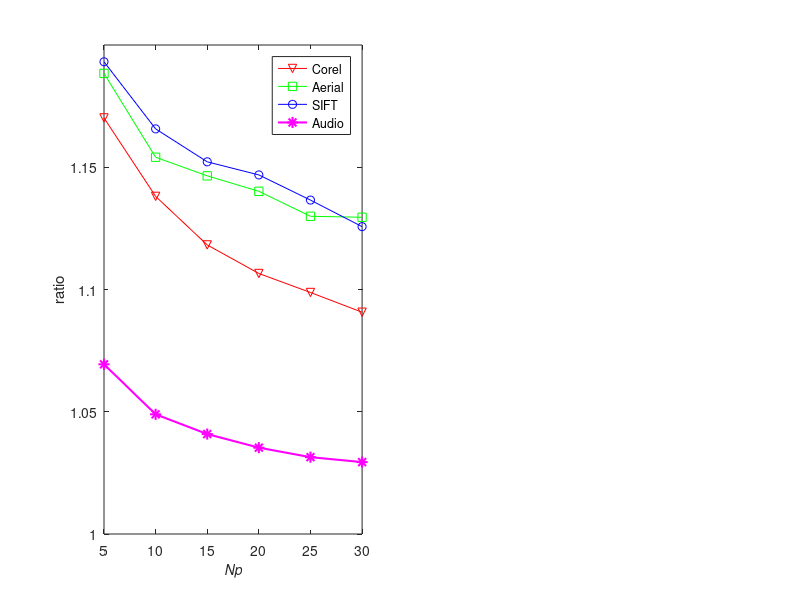

Here is the MATLAB script that generated this plot: (Note: this script raises an error after producing the figure.)
%% depict the performance comparison between SK-LSH and SK-LSH-CK: npage
% some common config
line1 = ['--rv'; '--gs'; '--cd'; '--bo'; '--m*'; '--ks'];
line2 = ['-rv'; '-gs'; '-cd'; '-bo'; '-m*'; '-ks'];
hold on;
box on;
grid on;

%% ratio
subplot(1,2,1);
x_npage = [5:5:30]';
y_ratio = [
	1.338705, 1.247896, 1.205647, 1.188254, 1.166391, 1.154034;...
    1.326233,1.240888,1.206366,1.179801,1.165964,1.162314;...
    1.29478, 1.244434, 1.227169, 1.210145, 1.198678, 1.17978;...
	1.187278, 1.126568, 1.101692, 1.088115, 1.078767, 1.066715
	];
y_ratio_adv = [
	1.170183, 1.138095, 1.118232, 1.106550, 1.098784, 1.090709;...
    1.188390,1.154099,1.146489,1.140157,1.129947,1.129550;...
    1.19314, 1.165697, 1.152218, 1.146863, 1.136572, 1.125711;...
	1.069405, 1.048949, 1.040882, 1.035313, 1.031427, 1.029407
];

plot(...
		x_npage, y_ratio_adv(1,:)', line2(1,:), ...
        x_npage, y_ratio_adv(2,:)', line2(2,:), ...
        x_npage, y_ratio_adv(3,:)', line2(4,:), ...
		x_npage, y_ratio_adv(4,:)', line2(5,:), ...
		'LineWidth',1.5, 'MarkerSize',8);

xlabel('Np');
ylabel('ratio');
legend(...
		'Corel', ...
        'Aerial', ...
        'SIFT', ...
		'Audio');
        
axis([5,30,1,1.2]);
set(get(gca,'XLabel'),'FontSize',10, 'FontAngle', 'Italic', 'Vertical','top');
set(get(gca,'YLabel'),'FontSize',12, 'FontAngle', 'Italic', 'Vertical','middle');
set(gcf,'Position',[10 10 1200 450]);
set(gca, 'Fontname', 'Helvetica',  'FontSize',10);
set(gca, 'XTick', x_npage');
set(gca, 'YTick', [1:0.1:1.2]);


%% recall@100
subplot(1,2,2);
x_npage = [5:5:30]';
y_ratio = [
	0.5439,0.6027,0.6403,0.6623,0.6845,0.6922;...
    0.256,0.307,0.3515,0.3814,0.4065,0.4264;...
    0.098,0.1217,0.133,0.147,0.155,0.167;...
	0.4325,0.5183,0.5759,0.5999,0.6205,0.6583
	];
y_ratio_adv = [
	0.7364,0.7977,0.8362,0.8607,0.8796,0.9045;...
    0.4633,0.5579,0.5821,0.603,0.6386,0.658;...
    0.2016,0.256,0.2836,0.316,0.331,0.38;...
	0.7239,0.8103,0.8614,0.8889,0.9201,0.9328
];

plot(...
		x_npage, y_ratio_adv(1,:)', line2(1,:), ...
        x_npage, y_ratio_adv(2,:)', line2(2,:), ...
        x_npage, y_ratio_adv(3,:)', line2(4,:), ...
		x_npage, y_ratio_adv(4,:)', line2(5,:), ...
		'LineWidth',1.5, 'MarkerSize',8);

xlabel('Np');
ylabel('recall@100');
legend(...
		'Corel', ...
        'Aerial', ...
        'SIFT', ...
		'Audio');
        
axis([5,30,0,1]);
set(get(gca,'XLabel'),'FontSize',10, 'FontAngle', 'Italic', 'Vertical','top');
set(get(gca,'YLabel'),'FontSize',10, 'FontAngle', 'Italic', 'Vertical','middle');
set(gca, 'Fontname', 'Helvetica',  'FontSize',10);
set(gcf,'Position',[10 10 1200 450]);
set(gca, 'XTick', x_npage');
set(gca, 'YTick', [0:0.2:1]);

